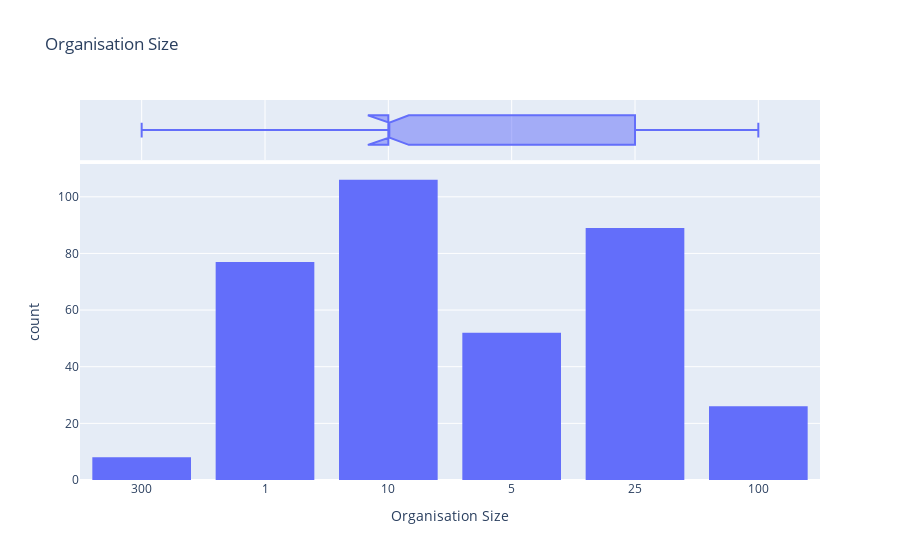

The notebook cell this image was saved under:
### Code cell
px.histogram(df,x='Organisation Size', marginal='box',title='Organisation Size')

### Figure 1 — Plotly figure (JSON) as saved in the notebook; plotly's stock layout.template omitted (floating-point values rounded to 4 significant figures; data arrays with more than 128 entries replaced by an {"elided": "..."} marker saying what was removed)
{"data": [{"alignmentgroup": "True", "bingroup": "x", "hovertemplate": "Organisation Size=%{x}<br>count=%{y}<extra></extra>", "legendgroup": "", "marker": {"color": "#636efa", "pattern": {"shape": ""}}, "name": "", "offsetgroup": "", "orientation": "v", "showlegend": false, "type": "histogram", "x": {"elided": "358 str values"}, "xaxis": "x", "yaxis": "y"}, {"alignmentgroup": "True", "hovertemplate": "Organisation Size=%{x}<extra></extra>", "legendgroup": "", "marker": {"color": "#636efa"}, "name": "", "notched": true, "offsetgroup": "", "showlegend": false, "type": "box", "x": {"elided": "358 str values"}, "xaxis": "x2", "yaxis": "y2"}], "layout": {"barmode": "relative", "legend": {"tracegroupgap": 0}, "title": {"text": "Organisation Size"}, "xaxis": {"anchor": "y", "domain": [0, 1], "title": {"text": "Organisation Size"}}, "xaxis2": {"anchor": "y2", "domain": [0, 1], "matches": "x", "showgrid": true, "showticklabels": false}, "yaxis": {"anchor": "x", "domain": [0, 0.8316], "title": {"text": "count"}}, "yaxis2": {"anchor": "x2", "domain": [0.8416, 1], "matches": "y2", "showgrid": false, "showline": false, "showticklabels": false, "ticks": ""}}}
